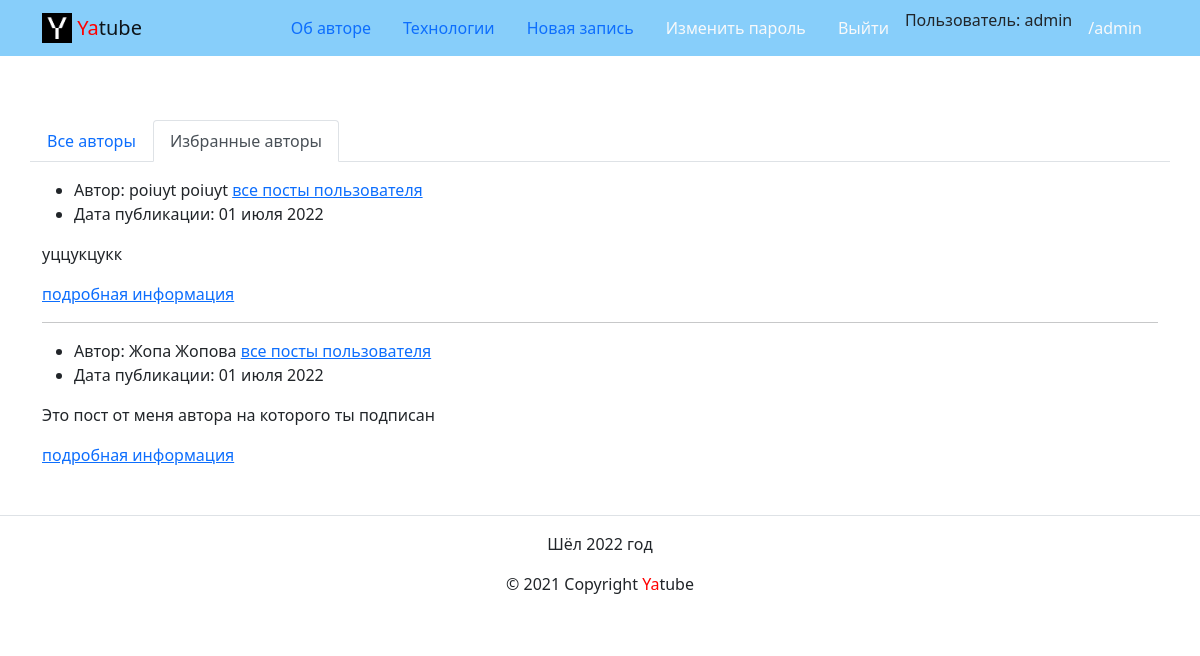
Screenshot of /follow/ (signed in) with the database file from the repository.
### posts/models.py (models this page shows, shortened)
class Post(models.Model):
    text = models.TextField(
        verbose_name="Текст",
        help_text="Текст нового поста",
    )
    pub_date = models.DateTimeField(
        auto_now_add=True,
        verbose_name="Дата публикации"
    )
    author = models.ForeignKey(
        User,
        on_delete=models.CASCADE,
        related_name='posts',
        verbose_name="Автор"
    )
    group = models.ForeignKey(
        Group,
        blank=True,
        null=True,
        on_delete=models.SET_NULL,
        related_name='posts',
        verbose_name="Группа",
        help_text="Группа, к которой будет относиться пост",
    )
    image = models.ImageField(
        'Картинка',
        upload_to='posts/',
        blank=True,
    )
    class Meta:
        ordering = ['-pub_date']
        verbose_name_plural = "Посты"

### posts/views.py (the view)
# urls.py: path('follow/', views.follow_index, name='follow_index'),
@login_required
def follow_index(request):
    user = request.user
    posts_list = Post.objects.filter(
        author__following__user=user
    ).select_related('group', 'author')
    page_obj = paginate(posts_list, request)
    context = {'page_obj': page_obj}
    return render(request, 'posts/follow.html', context)

### core/context_processors/year.py (called while the page is built)
def get_year(request):
    return {
        'year': timezone.now().year
    }

### posts/utils.py (called while the page is built)
def paginate(posts_list, request):
    paginator = Paginator(posts_list, POSTS_PER_PAGE)
    page_number = request.GET.get('page')
    page_obj = paginator.get_page(page_number)
    return page_obj

### templates/posts/follow.html (shortened to what this page needs)
{% extends 'base.html' %}
{% block content %}
  <div class="container py-5">
    {% include 'posts/includes/switcher.html' %}
    {% for post in page_obj %}
      {% include 'includes/post.html' %}
      {% if not forloop.last %}<hr>{% endif %}
    {% endfor %}
  </div>
{% endblock %}

### templates/includes/header.html (shortened to what this page needs)
{% load static %}
{% with request.resolver_match.view_name as view_name %}
<header>
  <nav class="navbar navbar-light" style="background-color: lightskyblue">
    <div class="container">
      <a class="navbar-brand" href="{% url 'posts:index' %}">
        <img src="{% static 'img/logo.png' %}" width="30" height="30" class="d-inline-block align-top" alt="">
        <span style="color:red">Ya</span>tube
      </a>
      <ul class="nav nav-pills">
        <li class="nav-item">
          <a class="nav-link {% if view_name  == 'about:author' %}active{% endif %}" href="{% url 'about:author' %}">Об авторе</a>
        </li>
        <li class="nav-item">
          <a class="nav-link {% if view_name  == 'about:tech' %}active{% endif %}" href="{% url 'about:tech' %}">Технологии</a>
        </li>
        {% if user.is_authenticated %}
        <li class="nav-item">
          <a class="nav-link {% if view_name  == 'posts:post_create' %}active{% endif %}" href="{% url 'posts:post_create' %}">Новая запись</a>
        </li>
        <li class="nav-item">
          <a class="nav-link {% if view_name  == 'users:password_change' %}active{% endif %} link-light" href="{% url 'users:password_change' %}">Изменить пароль</a>
        </li>
        <li class="nav-item">
          <a class="nav-link link-light" href="{% url 'users:logout' %}">Выйти</a>
        </li>
        <li>
          Пользователь: {{ user.username }}
        </li>
        {% endif %}
        <li class="nav-item">
          <a class="nav-link link-light" href="{% url 'admin:index' %}">/admin</a>
        </li>
      </ul>
    </div>
  </nav>
</header>
{% endwith %}

### templates/includes/post.html (shortened to what this page needs)
{% load thumbnail %}
<ul>
  {% if not author %}
  <li>
    Автор: {{ post.author.get_full_name }}
    <a href="{% url 'posts:profile' post.author %}">
      все посты пользователя
    </a>
  </li>
  {% endif %}
  <li>
    Дата публикации: {{ post.pub_date|date:"d E Y" }}
  </li>
</ul>
<p>{{ post.text }}</p>
<a href="{% url 'posts:post_detail' post.id %}">подробная информация</a>
<br>

### rows the page displays
Post: author.get_full_name "poiuyt poiuyt", pub_date "01 июля 2022", text "уццукцукк"
Post: author.get_full_name "Жопа Жопова", pub_date "01 июля 2022", text "Это пост от меня автора на которого ты подписан"

### other values shown
{{ user.username }} "admin"
